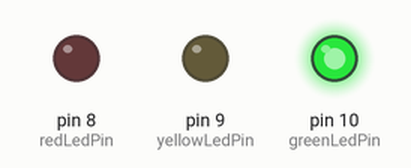
Simulated run of this sketch. Board: Arduino Uno, built with avr-gcc and run on an emulated ATmega328P. Parts: output pins drawn as LEDs (lit = HIGH).

Above: at 0.5 s.
At 1.5 s:
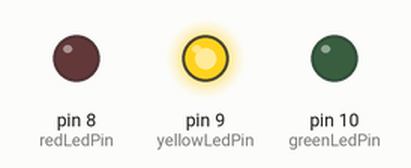
At 5.5 s:
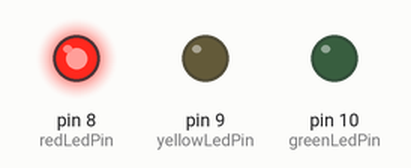
Timing chart, 0 to 6.9 s (numbered marks = the images above):
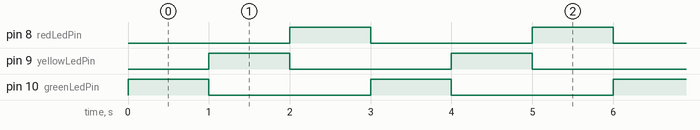

Measured:
- by itself, pin 8 (redLedPin), pin 9 (yellowLedPin), pin 10 (greenLedPin): alternates HIGH for 1.0 s and LOW for 2.0 s
- by itself, everything shown: repeats every 3.0 s, in 3 steps

The sketch:

TRAFFIC_LIGHT.ino
```cpp
// Define LED pins
int redLedPin = 8;
int yellowLedPin = 9;
int greenLedPin = 10;

void setup() {
  // Set LED pins as outputs
  pinMode(redLedPin, OUTPUT);
  pinMode(yellowLedPin, OUTPUT);
  pinMode(greenLedPin, OUTPUT);
}

void loop() {
  // Turn on green light for 1 seconds
  digitalWrite(greenLedPin, HIGH);
  digitalWrite(yellowLedPin, LOW);
  digitalWrite(redLedPin, LOW);
  delay(1000);

  // Turn off green light and turn on yellow light for 1 seconds
  digitalWrite(greenLedPin, LOW);
  digitalWrite(yellowLedPin, HIGH);
  digitalWrite(redLedPin, LOW);
  delay(1000);

  // Turn off yellow light and turn on red light for 1 seconds
  digitalWrite(greenLedPin, LOW);
  digitalWrite(yellowLedPin, LOW);
  digitalWrite(redLedPin, HIGH);
  delay(1000);

}
```
